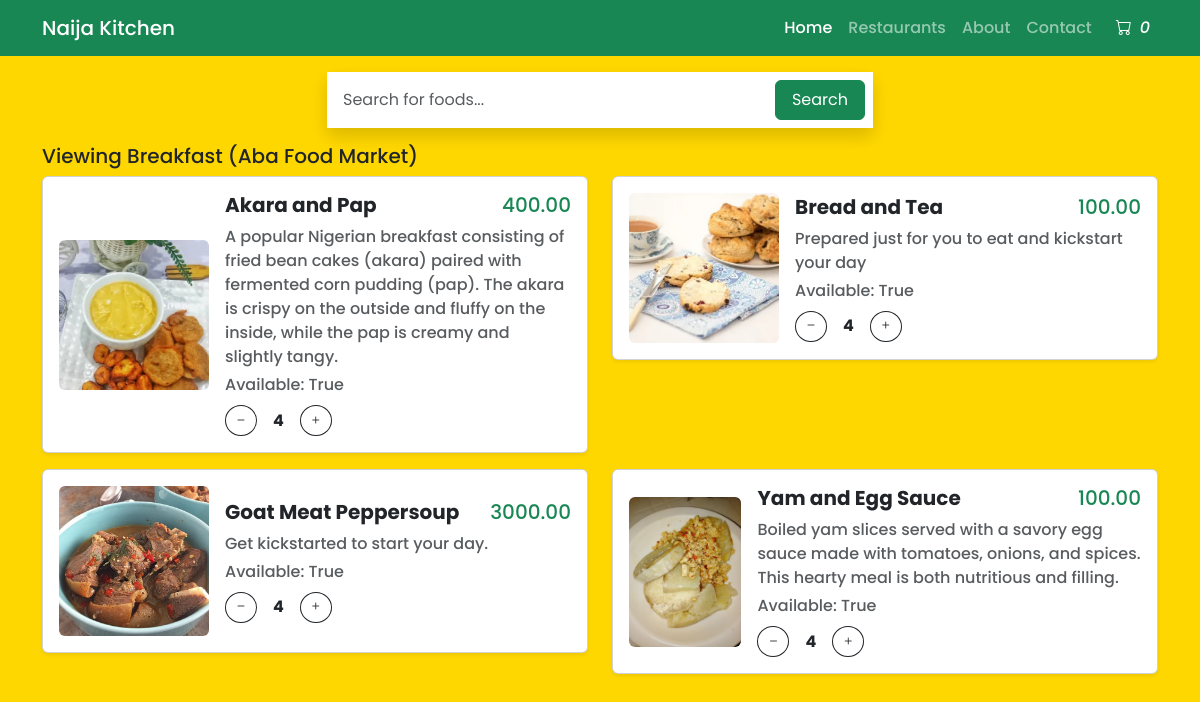
Screenshot of /aba-food-market/breakfast/ with the database file from the repository.
### naija_kitchen/models.py (models this page shows, shortened)
class MenuCategory(models.Model):
    restaurant = models.ForeignKey(
        Restaurant, on_delete=models.CASCADE, related_name='menu_categories')
    name = models.CharField(max_length=100)
    slug = models.SlugField(max_length=200, blank=True)
    description = models.TextField(blank=True, null=True)
    image = models.ImageField(blank=True, null=True,
                              upload_to='static/uploaded_images')
    created_at = models.DateTimeField(auto_now_add=True)
    updated_at = models.DateTimeField(auto_now=True)
    class Meta:
        constraints = [
            UniqueConstraint(fields=['restaurant', 'name'],
                             name='unique_category_per_restaurant')
        ]
        ordering = ['name']
        indexes = [
            models.Index(fields=['name'])
        ]
    def __str__(self):
        return f"{self.name} ({self.restaurant.restaurant_name})"

class Restaurant(models.Model):
    restaurant_name = models.CharField(max_length=200)
    slug = models.SlugField(max_length=200, blank=True)
    restaurant_address = models.CharField(max_length=200)
    restaurant_image = models.ImageField(
        null=True, blank=True, upload_to='uploaded_images')
    restaurant_contact = models.CharField(max_length=200)
    restaurant_owner = models.ForeignKey(
        'auth.User', blank=True, null=True, on_delete=models.CASCADE, related_name='user_restaurants')
    class Meta:
        ordering = ['restaurant_name']
        indexes = [
            models.Index(fields=['restaurant_name'])
        ]

class MenuItem(models.Model):
    category = models.ForeignKey(
        MenuCategory, on_delete=models.CASCADE, related_name='menu_items')
    name = models.CharField(max_length=200)
    slug = models.SlugField(max_length=200, blank=True)
    description = models.TextField(blank=True, null=True)
    price = models.DecimalField(max_digits=10, decimal_places=2)
    is_available = models.BooleanField(default=True)
    created_at = models.DateTimeField(auto_now_add=True)
    updated_at = models.DateTimeField(auto_now=True)
    image = models.ImageField(blank=True, null=True,
                              upload_to='uploaded_images')
    class Meta:
        ordering = ['name']
        indexes = [
            models.Index(fields=['id', 'slug']),
            models.Index(fields=['name']),
            models.Index(fields=['-created_at'])
        ]
    @property
    def imageURL(self):
        try:
            url = self.image.url
        except:
            url = ''
        return url

### naija_kitchen/views.py (the view)
# urls.py: path('<slug:restaurant_slug>/<slug:category_slug>/', get_menucategory_items, name="restaurant_menuitems"),
def get_menucategory_items(request, restaurant_slug,  category_slug):
    restaurant = get_object_or_404(Restaurant, slug=restaurant_slug)
    category = get_object_or_404(
        MenuCategory, restaurant=restaurant, slug=category_slug)
    cart_items = get_cart_items_from_session(request)
    menu_items = MenuItem.objects.filter(category=category)
    menu_items_json = json.dumps(list(menu_items.values()), cls=DecimalEncoder)
    context = {'restaurant': restaurant,
               'category': category, 'menuitems': menu_items, 'cartItems': cart_items, 'menu_items_json': menu_items_json}
    return render(request, 'menu_items.html', context)

### naija_kitchen/customencoder.py (called while the page is built)
    def default(self, obj):
        if isinstance(obj, Decimal):
            return float(obj)
        if isinstance(obj, (datetime, date)):
            return obj.isoformat()
        return super().default(obj)  # Use default encoding for other types

### naija_kitchen/views.py (called while the page is built)
def get_cart_items_from_session(request):
    cart_items_in_session = request.session.get('cartItems')
    return cart_items_in_session

### naija_kitchen/templates/menu_items.html (shortened to what this page needs)
{% extends 'main.html' %}
{% load static %}
    {% block content %}
    <div class="container h-100 mt-3 mb-3">
        <div class="row h-100 justify-content-center align-items-center">
            <div class="col-md-8 col-lg-6">
                <form action="" method="get" class="d-flex shadow p-2 bg-white">
                    <input id="searchMenu" class="form-control me-2 p-2 border-0 shadow-none" type="search"
                        placeholder="Search for foods..." aria-label="Search" />
                    <button class="btn btn-success px-3" type="reset">
                        Search
                    </button>
                </form>
            </div>
        </div>
    </div>
    <div class="container mt-3 poppins-medium">
        <h5>Viewing {{category}} </h5>
        <div id="menuItemCard" class="row">
            {% for menuitem in menuitems %}
            <div class="col-sm-6 mb-3">
                <div class="card p-3 shadow-sm d-flex flex-row align-items-center">
                    <img src="{{menuitem.imageURL}}" alt="{{menuitem.imageURL}}" class="img-fluid rounded"
                        style="width: 150px; height: 150px; object-fit: cover" />
                    <div class="ms-3 flex-grow-1">
                        <div class="d-flex justify-content-between">
                            <h5 class="fw-bold">{{menuitem.name}}</h5>
                            <h5 class="text-success">{{menuitem.price}}</h5>
                        </div>
                        <p class="text-muted mb-1">{{menuitem.description}}</p>
                        <p class="text-muted mb-1">
                            Available: {{menuitem.is_available}}
                        </p>
                        <div class="d-flex align-items-center mt-2">
                            <button class="btn btn-outline-dark btn-sm rounded-circle update-cart-page"
                                data-product="{{menuitem.id}}" data-action="remove">
                                <i class="bi bi-dash"></i>
                            </button>
                            <span class="mx-3 fw-bold">4</span>
                            <button class="btn btn-outline-dark btn-sm rounded-circle update-cart-page"
                                data-product="{{menuitem.id}}" data-action="add">
                                <i class="bi bi-plus"></i>
                            </button>
                        </div>
                    </div>
                </div>
            </div>
            {% endfor %}
        </div>
    </div>
    {% endblock %}

### naija_kitchen/templates/main.html (shortened to what this page needs)
<!DOCTYPE html>
<html lang="en">
{% load static %}
<head>
    <link rel="stylesheet" type="text/css" href="{%static 'css/style.css'%}" />
    <link rel="stylesheet" href="https://cdn.jsdelivr.net/npm/bootstrap@5.3.2/dist/css/bootstrap.min.css" />
    <link rel="stylesheet" href="https://cdn.jsdelivr.net/npm/bootstrap-icons@1.11.1/font/bootstrap-icons.css" />
</head>
<body class="poppins-medium bg-color">
    <nav class="navbar sticky-top navbar-expand-lg navbar-dark bg-success">
        <div class="container">
            <a class="navbar-brand" href="{% url 'all_restaurants' %}">Naija Kitchen</a>
            <div class="collapse navbar-collapse" id="navbarNav">
                <ul class="navbar-nav ms-auto">
                    <li class="nav-item">
                        <a class="nav-link active" href="#">Home</a>
                    </li>
                    <li class="nav-item">
                        <a class="nav-link" href="#">Restaurants</a>
                    </li>
                    <li class="nav-item">
                        <a class="nav-link" href="#">About</a>
                    </li>
                    <li class="nav-item">
                        <a class="nav-link" href="#">Contact</a>
                    </li>
                    <li class="nav-item">
                        <a class="nav-link text-white" href="{% url 'cart' %}"><i class="bi bi-cart p-2"></i><i
                                id="cartItems">0</i></a>
                    </li>
                </ul>
            </div>
        </div>
    </nav>
    {% block content %} {% endblock content %}
</body>
</html>

### static/css/style.css (style rules this page uses)
body { font-family: 'Poppins sans-serif'; }
.bg-color { background-color: #FFD700; }
.poppins-medium { font-family: "Poppins", sans-serif; font-weight: 500; font-style: normal; }

### rows the page displays
MenuCategory: name+restaurant "Breakfast (Aba Food Market)"
MenuItem: imageURL (picture), name "Akara and Pap", price "400.00", description "A popular Nigerian breakfast consisting of fried bean cakes (akara) paired with fermented corn pudding (pap). The akara is crispy on the outside and fluffy on the inside, while the pap is creamy and slightly tangy.", is_available "True"
MenuItem: imageURL (picture), name "Bread and Tea", price "100.00", description "Prepared just for you to eat and kickstart your day", is_available "True"
MenuItem: imageURL (picture), name "Goat Meat Peppersoup", price "3000.00", description "Get kickstarted to start your day.", is_available "True"
MenuItem: imageURL (picture), name "Yam and Egg Sauce", price "100.00", description "Boiled yam slices served with a savory egg sauce made with tomatoes, onions, and spices. This hearty meal is both nutritious and filling.", is_available "True"
